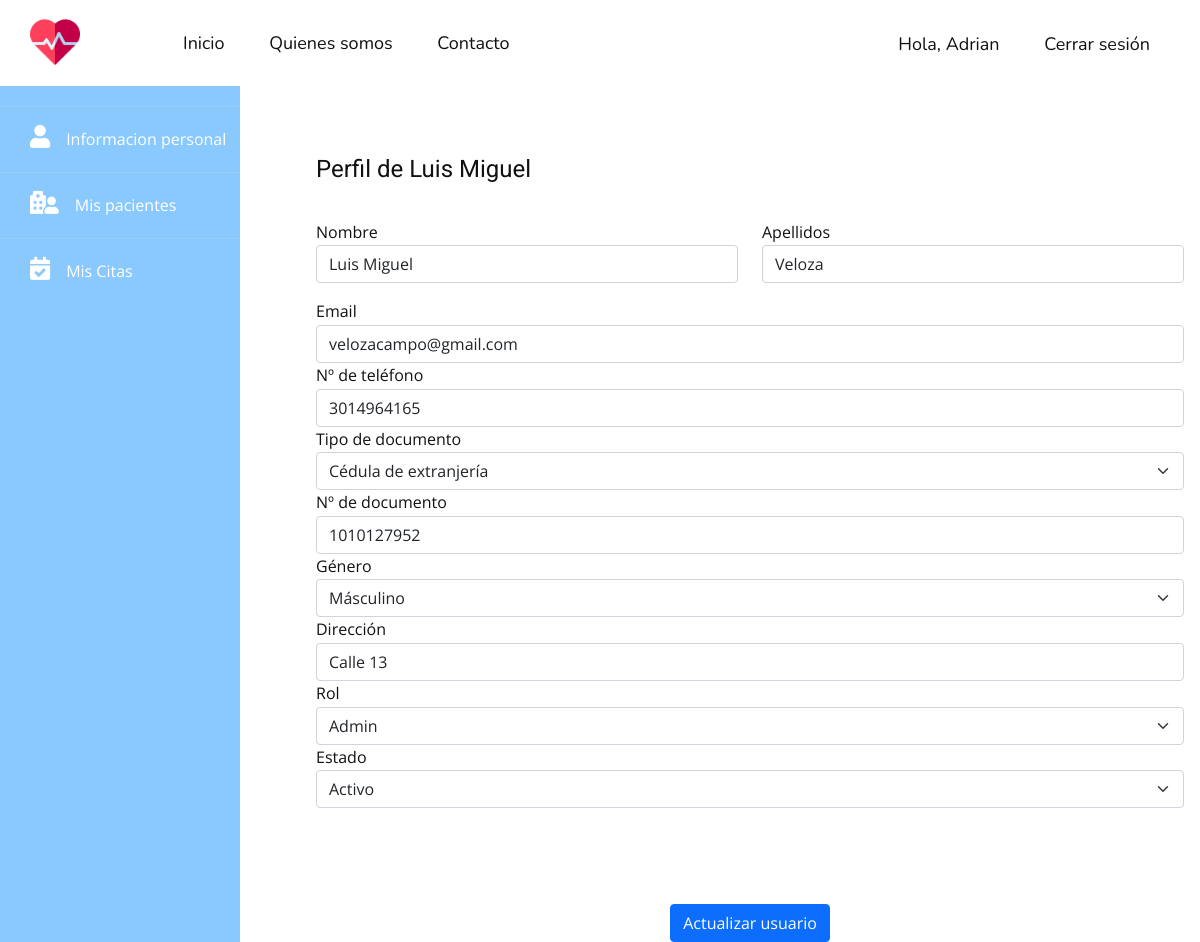
The page /users/1 (signed in) on the database its author committed.
### tables this page shows
CREATE TABLE users (id INTEGER PRIMARY KEY AUTOINCREMENT NOT NULL UNIQUE, first_name VARCHAR NOT NULL, last_name VARCHAR NOT NULL, email VARCHAR UNIQUE NOT NULL, phone VARCHAR, document_type VARCHAR (2) NOT NULL, document_number INTEGER NOT NULL UNIQUE, gender CHAR NOT NULL, address VARCHAR NOT NULL, password VARCHAR NOT NULL, role INTEGER NOT NULL, status INTEGER NOT NULL DEFAULT (1));

### app.py (the view, shortened to what this page needs)
@app.route('/users/<id>', methods=('GET', 'POST'))
@login_required
def get_user(id):
    try:
        if request.method == 'GET':
            db = get_db()
            user = db.execute(
                'SELECT id, first_name, last_name, email, phone, document_type, document_number, gender, address, role, status FROM users WHERE id = ?',
                (id,)).fetchone()
            if user:
                return render_template('/users/user-profile.html', user=user)
            flash("No se encontro el usuario con id " + id, "danger")
    except Exception as e:
        flash(f'Ha ocurrido el siguiente error: {e}', "danger")
        return redirect(url_for('all_users'))
    return redirect(url_for('all_users'))

### app.py (called while the page is built)
def login_required(view):
    @functools.wraps(view)
    def wrapped_view(**kwargs):
        if g.user is None:
            return redirect(url_for('login'))
        return view(**kwargs)
    return wrapped_view

@app.before_request
def load_logged_in_user():
    user_id = session.get('user_id')
    if user_id is None:
        g.user = None
    else:
        db = get_db()
        g.user = db.execute('SELECT * FROM users WHERE id = ?', (user_id,)).fetchone()

### db.py (called while the page is built)
def get_db():
    try:
        if 'db' not in g:
            g.db = sqlite3.connect('hospital.db')
        return g.db
    except Error:
        print(Error)

### templates/users/user-profile.html (shortened to what this page needs)
{% extends "layout.html" %}
{% block content %}
    {% include '/template-parts/sidebar.html' %}
    <div class="main">
        <form action="{{ url_for('get_user', id=user[0]) }}" method="post">
            <div class="col border-right">
                <div class="p-3 py-5">
                    <div class="d-flex justify-content-between align-items-center mb-3">
                        <h4 class="text-right">Perfil de {{ user[1] }}</h4>
                    </div>
                    <div class="row mt-2">
                        <div class="col-md-6">
                            <label class="labels">Nombre</label>
                            <input type="text" class="form-control" name="first_name" value="{{ user[1] }}">
                        </div>
                        <div class="col-md-6">
                            <label class="labels">Apellidos</label>
                            <input type="text" class="form-control" name="last_name" value="{{ user[2] }}">
                        </div>
                    </div>
                    <div class="row mt-3">
                        <div class="col-md-12">
                            <label class="labels">Email</label>
                            <input type="email" class="form-control" name="email" value="{{ user[3] }}">
                        </div>
                        <div class="col-md-12">
                            <label class="labels">Nº de teléfono</label>
                            <input type="text" class="form-control" name="phone" value="{{ user[4] }}">
                        </div>
                        <div class="col-md-12">
                            <label for="phone_number">Tipo de documento</label>
                            <select class="form-select" id="phone_number" name="document_type">
                                <option value="CE" {{ 'selected' if user[5] == 'CE' }}>Cédula de extranjería</option>
                            </select>
                        </div>
                    </div>
                    <div class="col-md-12">
                        <label class="labels">Nº de documento</label>
                        <input type="text" class="form-control" name="document_number" value="{{ user[6] }}">
                    </div>
                    <div class="col-md-12">
                        <label for="gender">Género</label>
                        <select class="form-select" id="gender" name="gender">
                            <option value="M" {{ 'selected' if user[7] == 'M' }}>Másculino</option>
                        </select>
                    </div>
                    <div class="col-md-12">
                        <label class="labels">Dirección</label>
                        <input type="text" class="form-control" name="address" value="{{ user [8] }}">
                    </div>
                    <div class="col-md-12">
                        <label for="role">Rol</label>
                        <select class="form-select" id="role" name="role" aria-label="Default select example">
                            <option value="1" {{ 'selected' if user[9] == 1 }}>Admin</option>
                        </select>
                    </div>
                    <div class="col-md-12">
                        <label for="role">Estado</label>
                        <select class="form-select" id="role" name="status" aria-label="Default select example">
                            <option value="1" {{ 'selected' if user[10] == 1 }}>Activo</option>
                        </select>
                    </div>
                </div>
                <div class="mt-5 text-center">
                    <button class="btn btn-primary profile-button" type="submit">Actualizar usuario</button>
                </div>
            </div>
        </form>
    </div>
{% endblock %}

### templates/template-parts/header.html (shortened to what this page needs)
<header class="u-clearfix u-header u-header" id="sec-f901">
    <div class="u-clearfix u-sheet u-sheet-1">
        <a href="{{ url_for('index') }}" class="u-image u-logo u-image-1" data-image-width="512"
           data-image-height="512">
            <img src="{{ url_for('static', filename="images/cardiogram.png") }}" class="u-logo-image u-logo-image-1"
                 alt="">
        </a>
        <nav class="u-menu u-menu-dropdown u-offcanvas u-menu-1">
            <div class="u-custom-menu u-nav-container">
                <ul class="u-custom-font u-nav u-unstyled u-nav-1">
                    <li class="u-nav-item">
                        <a class="u-active-custom-color-2 u-button-style u-hover-custom-color-1 u-nav-link u-text-active-black u-text-hover-white"
                           href="{{ url_for('index') }}" style="padding: 10px 20px;">Inicio</a>
                    </li>
                    <li class="u-nav-item">
                        <a class="u-active-custom-color-2 u-button-style u-hover-custom-color-1 u-nav-link u-text-active-black u-text-hover-white"
                           href="{{ url_for('about_us') }}" style="padding: 10px 20px;">Quienes somos</a>
                    </li>
                    <li class="u-nav-item">
                        <a class="u-active-custom-color-2 u-button-style u-hover-custom-color-1 u-nav-link u-text-active-black u-text-hover-white"
                           href="{{ url_for('contact_us') }}" style="padding: 10px 20px;">Contacto</a>
                    </li>
                </ul>
            </div>
        </nav>
        <nav class="u-menu u-menu-dropdown u-offcanvas u-menu-2">
            <div class="u-custom-menu u-nav-container">
                <ul class="u-custom-font u-nav u-unstyled u-nav-3">
                    {% if not g.user %}
                        <li class="u-nav-item"><a
                                class="u-active-custom-color-2 u-button-style u-hover-custom-color-1 u-nav-link u-text-active-black u-text-hover-white"
                                href="{{ url_for('login') }}" style="padding: 10px 20px;">Iniciar sesión</a>
                        </li>
                        <li class="u-nav-item"><a
                                class="u-active-custom-color-2 u-button-style u-hover-custom-color-1 u-nav-link u-text-active-black u-text-hover-white"
                                href="{{ url_for('register') }}" style="padding: 10px 20px;">Registrarse</a>
                        </li>
                    {% else %}
                        <li class="u-nav-item"><a
                                class="u-active-custom-color-2 u-button-style u-hover-custom-color-1 u-nav-link u-text-active-black u-text-hover-white"
                                href="{{ url_for('dashboard') }}" style="padding: 10px 20px;">Hola, {{ g.user[1] }}</a>
                        </li>
                        <li class="u-nav-item"><a
                                class="u-active-custom-color-2 u-button-style u-hover-custom-color-1 u-nav-link u-text-active-black u-text-hover-white"
                                href="{{ url_for('logout') }}" style="padding: 10px 20px;">Cerrar sesión</a>
                        </li>
                    {% endif %}
                </ul>
            </div>
        </nav>
    </div>
</header>

### static/css/app.css (style rules this page uses)
* { margin: 0; padding: 0; text-decoration: none; }
li { list-style: none; }
ul { padding-left: 0; }
.sidebar + .main { margin-left: 300px; }

### rows shown on the page
users: first_name "Adrian"
users: first_name "Luis Miguel", last_name "Veloza", email "velozacampo@gmail.com", phone "3014964165", document_number "1010127952", address "Calle 13"
